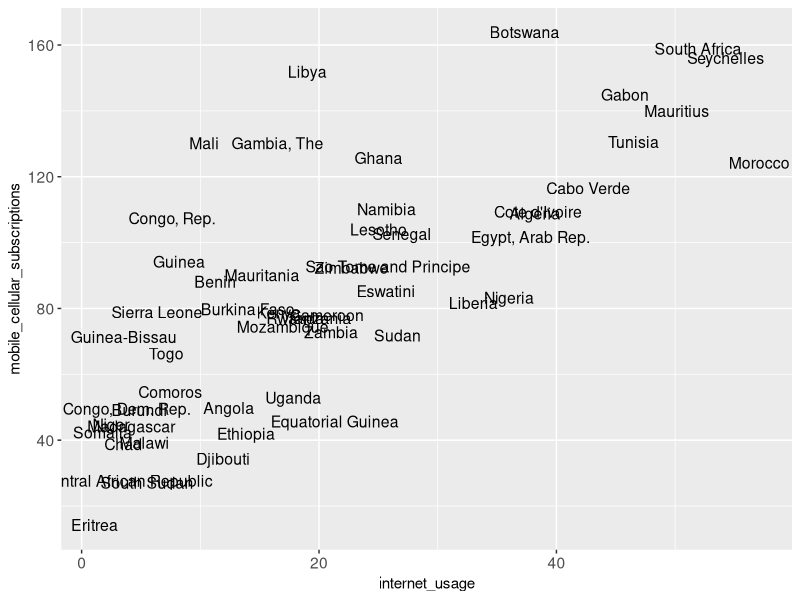

Recreate this plot in R.
library(tidyverse)

world_bank_countries <- read_csv("data/world_bank_countries.csv")

# https://ggplot2tor.com/theme


world_bank_countries %>% 
  filter(continent == "Africa", year == 2015) %>% 
  ggplot(aes(x = internet_usage, 
             y = mobile_cellular_subscriptions,
             label = country)) +
  geom_text(size = 4) +
  theme(
    axis.text = element_text(size = 4 * 2.8)
  )

# 14/5 -> 2.8
